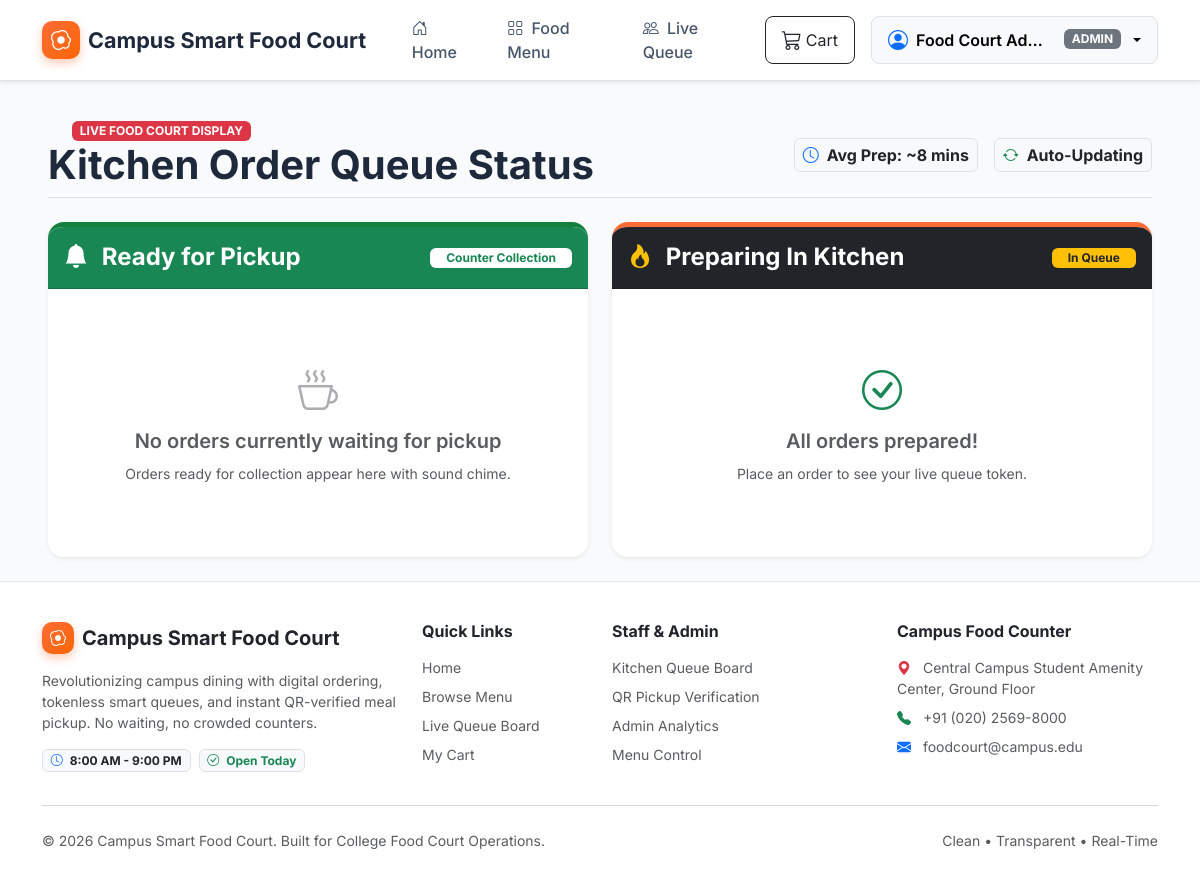
Screenshot of /queue (signed in) with the database file from the repository.
### app/models.py (models this page shows, shortened)
class ApplicationSetting(db.Model):
    __tablename__ = 'application_settings'
    id = db.Column(db.Integer, primary_key=True, autoincrement=True)
    key = db.Column(db.String(50), unique=True, nullable=False, index=True)
    value = db.Column(db.String(255), nullable=False)
    description = db.Column(db.String(255), nullable=True)
    @classmethod
    def get_value(cls, key, default=None):
        setting = cls.query.filter_by(key=key).first()
        return setting.value if setting else default

class User(db.Model):
    __tablename__ = 'users'
    id = db.Column(db.Integer, primary_key=True, autoincrement=True)
    username = db.Column(db.String(50), unique=True, nullable=False, index=True)
    email = db.Column(db.String(120), unique=True, nullable=False, index=True)
    password_hash = db.Column(db.String(255), nullable=False)
    full_name = db.Column(db.String(100), nullable=False)
    phone = db.Column(db.String(20), nullable=True)
    role = db.Column(db.String(20), nullable=False, default=UserRole.STUDENT)
    is_active = db.Column(db.Boolean, default=True, nullable=False)
    created_at = db.Column(db.DateTime, default=datetime.utcnow, nullable=False)
    updated_at = db.Column(db.DateTime, default=datetime.utcnow, onupdate=datetime.utcnow, nullable=False)
    orders = db.relationship('Order', back_populates='user', lazy='dynamic')
    @property
    def is_admin(self):
        return self.role == UserRole.ADMIN
    @property
    def is_staff(self):
        return self.role in [UserRole.STAFF, UserRole.ADMIN]

### app/student/routes.py (the view)
@student_bp.route('/queue')
def live_queue():
    queue_board = QueueService.get_live_queue_board()
    avg_prep = QueueService.get_avg_prep_time()
    return render_template('queue_board.html', queue_board=queue_board, avg_prep=avg_prep)

### app/services/queue_service.py (called while the page is built, shortened)
    @staticmethod
    def get_avg_prep_time():
        val = ApplicationSetting.get_value('avg_preparation_time_mins', default='8')
        try:
            return max(1, int(val))
        except (ValueError, TypeError):
            return 8

    @staticmethod
    def get_live_queue_board():
        active_entries = QueueEntry.query\
            .join(Order, QueueEntry.order_id == Order.id)\
            .filter(Order.status.in_(OrderStatus.ACTIVE_QUEUE))\
            .order_by(QueueEntry.joined_at.asc())\
            .all()
        data = []
        return data

### app/templates/queue_board.html (shortened to what this page needs)
{% extends "base.html" %}
{% block content %}
<div class="container-fluid py-4 px-md-5">
    <div class="d-flex flex-wrap justify-content-between align-items-center mb-4 pb-2 border-bottom">
        <div>
            <div class="d-flex align-items-center gap-2">
                <span class="badge bg-danger text-uppercase fw-bold">Live Food Court Display</span>
            </div>
            <h2 class="display-6 fw-bold mb-0">Kitchen Order Queue Status</h2>
        </div>
        <div class="d-flex align-items-center gap-3 mt-3 mt-md-0">
            <span class="badge bg-light text-dark border p-2 fs-6">
                <i class="bi bi-clock me-1 text-primary"></i> Avg Prep: ~{{ avg_prep }} mins
            </span>
            <span class="badge bg-light text-dark border p-2 fs-6">
                <i class="bi bi-arrow-repeat me-1 text-success"></i> Auto-Updating
            </span>
        </div>
    </div>
    <div class="row g-4">
        <div class="col-lg-6">
            <div class="card border-0 shadow-sm rounded-4 h-100 overflow-hidden" style="border-top: 5px solid var(--primary-green) !important;">
                <div class="card-header bg-success text-white p-3 d-flex justify-content-between align-items-center">
                    <h4 class="fw-bold mb-0"><i class="bi bi-bell-fill me-2"></i> Ready for Pickup</h4>
                    <span class="badge bg-white text-success fw-bold px-3 py-1">Counter Collection</span>
                </div>
                <div class="card-body p-4 bg-white">
                    <div class="row g-3">
                        {% set ready_orders = queue_board | selectattr('status', 'equalto', 'Ready for Pickup') | list %}
                        {% if ready_orders %}
                            {% for item in ready_orders %}
                                <div class="col-sm-6">
                                    <div class="p-3 rounded-4 text-center border shadow-sm" style="background-color: var(--primary-green-light); border-color: var(--primary-green) !important;">
                                        <div class="display-5 fw-bold text-success mb-1">{{ item.queue_display }}</div>
                                        <div class="fw-bold text-dark">{{ item.customer_name }}</div>
                                        <small class="text-muted">{{ item.item_count }} items &bull; Ref: {{ item.order_number }}</small>
                                    </div>
                                </div>
                            {% endfor %}
                        {% else %}
                            <div class="col-12 text-center py-5 text-muted">
                                <i class="bi bi-cup-hot fs-1 text-muted opacity-50 mb-2 d-block"></i>
                                <h5 class="fw-semibold">No orders currently waiting for pickup</h5>
                                <small>Orders ready for collection appear here with sound chime.</small>
                            </div>
                        {% endif %}
                    </div>
                </div>
            </div>
        </div>
        <div class="col-lg-6">
            <div class="card border-0 shadow-sm rounded-4 h-100 overflow-hidden" style="border-top: 5px solid var(--primary-orange) !important;">
                <div class="card-header bg-dark text-white p-3 d-flex justify-content-between align-items-center">
                    <h4 class="fw-bold mb-0"><i class="bi bi-fire me-2 text-warning"></i> Preparing In Kitchen</h4>
                    <span class="badge bg-warning text-dark fw-bold px-3 py-1">In Queue</span>
                </div>
                <div class="card-body p-4 bg-white">
                    <div class="row g-3">
                        {% set prep_orders = queue_board | rejectattr('status', 'equalto', 'Ready for Pickup') | list %}
                        {% if prep_orders %}
                            {% for item in prep_orders %}
                                <div class="col-sm-6">
                                    <div class="p-3 rounded-4 text-center border shadow-sm bg-light">
                                        <div class="display-6 fw-bold text-dark mb-1">{{ item.queue_display }}</div>
                                        <div class="fw-semibold text-secondary">{{ item.customer_name }}</div>
                                        <span class="badge-status {{ item.status | replace(' ', '-') }} mt-2">{{ item.status }}</span>
                                    </div>
                                </div>
                            {% endfor %}
                        {% else %}
                            <div class="col-12 text-center py-5 text-muted">
                                <i class="bi bi-check-circle fs-1 text-success mb-2 d-block"></i>
                                <h5 class="fw-semibold">All orders prepared!</h5>
                                <small>Place an order to see your live queue token.</small>
                            </div>
                        {% endif %}
                    </div>
                </div>
            </div>
        </div>
    </div>
</div>
{% endblock %}

### app/templates/base.html (shortened to what this page needs)
<!DOCTYPE html>
<html lang="en">
<head>
    <link href="https://cdn.jsdelivr.net/npm/bootstrap@5.3.3/dist/css/bootstrap.min.css" rel="stylesheet">
    <link href="https://cdn.jsdelivr.net/npm/bootstrap-icons@1.11.3/font/bootstrap-icons.min.css" rel="stylesheet">
    <link rel="stylesheet" href="{{ url_for('static', filename='css/style.css') }}">
</head>
<body data-page="{% block page_id %}{% endblock %}">
    <div id="toast-container" class="toast-container position-fixed bottom-0 end-0 p-3" style="z-index: 1090;"></div>
    <nav class="navbar navbar-expand-lg navbar-light bg-white border-bottom sticky-top shadow-sm py-2">
        <div class="container">
            <a class="navbar-brand" href="{{ url_for('student.home') }}">
                <div class="brand-icon">
                    <i class="bi bi-egg-fried"></i>
                </div>
                <span>{{ food_court_name }}</span>
            </a>
            <div class="collapse navbar-collapse" id="navbarContent">
                <ul class="navbar-nav me-auto mb-2 mb-lg-0 ms-lg-3">
                    <li class="nav-item">
                        <a class="nav-link" href="{{ url_for('student.home') }}">
                            <i class="bi bi-house-door me-1"></i> Home
                        </a>
                    </li>
                    <li class="nav-item">
                        <a class="nav-link" href="{{ url_for('student.menu') }}">
                            <i class="bi bi-grid me-1"></i> Food Menu
                        </a>
                    </li>
                    <li class="nav-item">
                        <a class="nav-link" href="{{ url_for('student.live_queue') }}">
                            <i class="bi bi-people me-1"></i> Live Queue
                        </a>
                    </li>
                </ul>
                <div class="d-flex align-items-center gap-2">
                    <a href="{{ url_for('student.cart') }}" class="btn btn-outline-dark position-relative d-flex align-items-center px-3 py-2 rounded-3 me-2">
                        <i class="bi bi-cart3 fs-5 me-1"></i>
                        <span>Cart</span>
                    </a>
                    {% if current_user %}
                        <div class="dropdown">
                            <button class="btn btn-light dropdown-toggle border d-flex align-items-center gap-2 px-3 py-2 rounded-3" type="button" data-bs-toggle="dropdown" aria-expanded="false">
                                <i class="bi bi-person-circle fs-5 text-primary"></i>
                                <span class="fw-semibold text-truncate" style="max-width: 140px;">{{ current_user.full_name }}</span>
                                <span class="badge bg-secondary text-uppercase small">{{ current_user.role }}</span>
                            </button>
                        </div>
                    {% endif %}
                </div>
            </div>
        </div>
    </nav>
    <main>
        {% block content %}{% endblock %}
    </main>
    <footer>
        <div class="container">
            <div class="row g-4 mb-4">
                <div class="col-lg-4 col-md-6">
                    <div class="d-flex align-items-center gap-2 mb-3">
                        <div class="brand-icon" style="width: 32px; height: 32px; font-size: 1rem;">
                            <i class="bi bi-egg-fried"></i>
                        </div>
                        <h5 class="fw-bold mb-0 text-dark">{{ food_court_name }}</h5>
                    </div>
                    <p class="small text-muted mb-3">
                        Revolutionizing campus dining with digital ordering, tokenless smart queues, and instant QR-verified meal pickup. No waiting, no crowded counters.
                    </p>
                    <div class="d-flex gap-2">
                        <span class="badge bg-light text-dark border"><i class="bi bi-clock me-1 text-primary"></i> 8:00 AM - 9:00 PM</span>
                        <span class="badge bg-light text-success border"><i class="bi bi-check-circle me-1"></i> Open Today</span>
                    </div>
                </div>
                <div class="col-lg-2 col-md-6">
                    <h6 class="fw-bold text-dark mb-3">Quick Links</h6>
                    <ul class="list-unstyled small">
                        <li class="mb-2"><a href="{{ url_for('student.home') }}" class="text-decoration-none text-muted">Home</a></li>
                        <li class="mb-2"><a href="{{ url_for('student.menu') }}" class="text-decoration-none text-muted">Browse Menu</a></li>
                        <li class="mb-2"><a href="{{ url_for('student.live_queue') }}" class="text-decoration-none text-muted">Live Queue Board</a></li>
                        <li class="mb-2"><a href="{{ url_for('student.cart') }}" class="text-decoration-none text-muted">My Cart</a></li>
                    </ul>
                </div>
                <div class="col-lg-3 col-md-6">
                    <h6 class="fw-bold text-dark mb-3">Staff & Admin</h6>
                    <ul class="list-unstyled small">
                        <li class="mb-2"><a href="{{ url_for('staff.dashboard') }}" class="text-decoration-none text-muted">Kitchen Queue Board</a></li>
                        <li class="mb-2"><a href="{{ url_for('staff.verify_pickup') }}" class="text-decoration-none text-muted">QR Pickup Verification</a></li>
                        <li class="mb-2"><a href="{{ url_for('admin.dashboard') }}" class="text-decoration-none text-muted">Admin Analytics</a></li>
                        <li class="mb-2"><a href="{{ url_for('admin.menu_management') }}" class="text-decoration-none text-muted">Menu Control</a></li>
                    </ul>
                </div>
                <div class="col-lg-3 col-md-6">
                    <h6 class="fw-bold text-dark mb-3">Campus Food Counter</h6>
                    <p class="small text-muted mb-2">
                        <i class="bi bi-geo-alt-fill text-danger me-2"></i> Central Campus Student Amenity Center, Ground Floor
                    </p>
                    <p class="small text-muted mb-2">
                        <i class="bi bi-telephone-fill text-success me-2"></i> +91 (020) 2569-8000
                    </p>
                    <p class="small text-muted mb-0">
                        <i class="bi bi-envelope-fill text-primary me-2"></i> foodcourt@campus.edu
                    </p>
                </div>
            </div>
            <hr class="text-muted opacity-25">
            <div class="d-flex flex-column flex-sm-row justify-content-between align-items-center py-2">
                <p class="small text-muted mb-0">&copy; 2026 {{ food_court_name }}. Built for College Food Court Operations.</p>
                <div class="small text-muted">
                    <span>Clean &bull; Transparent &bull; Real-Time</span>
                </div>
            </div>
        </div>
    </footer>
</body>
</html>

### app/static/css/style.css (style rules this page uses)
:root { --primary-orange: #ff6b35; --primary-orange-hover: #e8590c; --primary-orange-light: #fff4e6; --primary-green: #15803d; --primary-green-hover: #166534; --primary-green-light: #dcfce7; --accent-yellow: #f59f00; --dark-slate: #1e293b; --text-muted: #64748b; --bg-light: #f8fafc; --card-shadow: 0 10px 25px -5px rgba(0, 0, 0, 0.05), 0 8px 10px -6px rgba(0, 0, 0, 0.05); --card-shadow-hover: 0 20px 25px -5px rgba(0, 0, 0, 0.1), 0 10px 10px -5px rgba(0, 0, 0, 0.04); }
body { font-family: 'Inter', system-ui, -apple-system, BlinkMacSystemFont, 'Segoe UI', Roboto, sans-serif; background-color: var(--bg-light); color: var(--dark-slate); min-height: 100vh; display: flex; flex-direction: column; }
main { flex: 1 0 auto; }
.navbar-brand { font-weight: 700; font-size: 1.35rem; color: var(--dark-slate) !important; display: flex; align-items: center; gap: 0.5rem; }
.brand-icon { width: 38px; height: 38px; border-radius: 10px; background: linear-gradient(135deg, var(--primary-orange), #f76707); color: white; display: flex; align-items: center; justify-content: center; font-size: 1.25rem; box-shadow: 0 4px 10px rgba(255, 107, 53, 0.35); }
.nav-link { font-weight: 500; color: #475569 !important; padding: 0.5rem 0.85rem !important; border-radius: 8px; transition: all 0.2s ease; }
footer { background-color: white; border-top: 1px solid #e2e8f0; padding: 2.5rem 0 1.5rem 0; color: #64748b; margin-top: auto; }

### rows the page displays
ApplicationSetting: value "Campus Smart Food Court"
User: full_name "Food Court Ad…", role "ADMIN"

### other values shown
{{ avg_prep }} "8"
